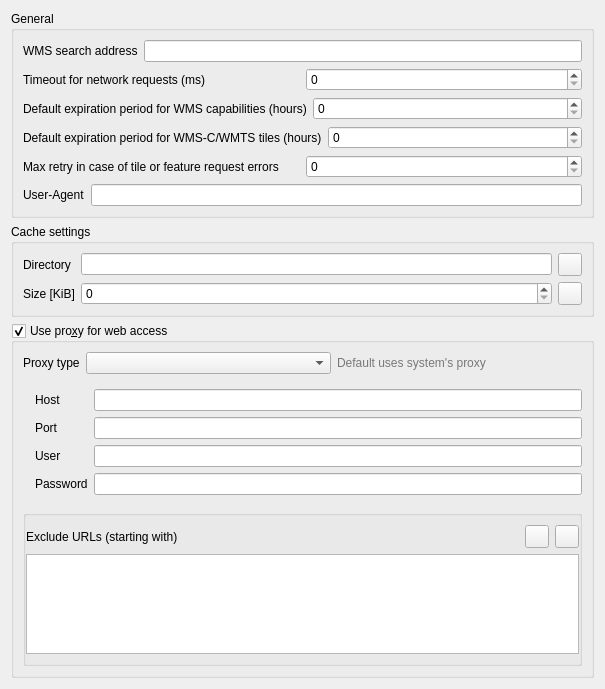
             <widget class="QWidget" name="mOptionsScrollAreaContents_10">
              <property name="geometry">
               <rect>
                <x>0</x>
                <y>0</y>
                <width>605</width>
                <height>689</height>
               </rect>
              </property>
              <layout class="QVBoxLayout" name="verticalLayout_33">
               <item>
                <widget class="QGroupBox" name="groupBox_20">
                 <property name="title">
                  <string>General</string>
                 </property>
                 <layout class="QVBoxLayout" name="verticalLayout_34">
                  <item>
                   <layout class="QHBoxLayout" name="horizontalLayout_2">
                    <item>
                     <widget class="QLabel" name="label_9">
                      <property name="text">
                       <string>WMS search address</string>
                      </property>
                     </widget>
                    </item>
                    <item>
                     <widget class="QLineEdit" name="leWmsSearch"/>
                    </item>
                   </layout>
                  </item>
                  <item>
                   <layout class="QHBoxLayout" name="horizontalLayout_11">
                    <item>
                     <widget class="QLabel" name="mNetworkTimeoutLabel">
                      <property name="text">
                       <string>Timeout for network requests (ms)</string>
                      </property>
                     </widget>
                    </item>
                    <item>
                     <widget class="QSpinBox" name="mNetworkTimeoutSpinBox">
                      <property name="maximum">
                       <number>100000000</number>
                      </property>
                     </widget>
                    </item>
                   </layout>
                  </item>
                  <item>
                   <layout class="QHBoxLayout" name="horizontalLayout_40">
                    <item>
                     <widget class="QLabel" name="label_45">
                      <property name="text">
                       <string>Default expiration period for WMS capabilities (hours)</string>
                      </property>
                     </widget>
                    </item>
                    <item>
                     <widget class="QSpinBox" name="mDefaultCapabilitiesExpirySpinBox">
                      <property name="maximum">
                       <number>100000000</number>
                      </property>
                     </widget>
                    </item>
                   </layout>
                  </item>
                  <item>
                   <layout class="QHBoxLayout" name="horizontalLayout_17">
                    <item>
                     <widget class="QLabel" name="label_32">
                      <property name="text">
                       <string>Default expiration period for WMS-C/WMTS tiles (hours)</string>
                      </property>
                     </widget>
                    </item>
                    <item>
                     <widget class="QSpinBox" name="mDefaultTileExpirySpinBox">
                      <property name="maximum">
                       <number>100000000</number>
                      </property>
                     </widget>
                    </item>
                   </layout>
                  </item>
                  <item>
                   <layout class="QHBoxLayout" name="horizontalLayout_33">
                    <item>
                     <widget class="QLabel" name="label_57">
                      <property name="text">
                       <string>Max retry in case of tile or feature request errors</string>
                      </property>
                     </widget>
                    </item>
                    <item>
                     <widget class="QSpinBox" name="mDefaultTileMaxRetrySpinBox">
                      <property name="maximum">
                       <number>100000000</number>
                      </property>
                     </widget>
                    </item>
                   </layout>
                  </item>
                  <item>
                   <layout class="QHBoxLayout" name="horizontalLayout_35">
                    <item>
                     <widget class="QLabel" name="lblUserAgent">
                      <property name="text">
                       <string>User-Agent</string>
                      </property>
                     </widget>
                    </item>
                    <item>
                     <widget class="QLineEdit" name="leUserAgent"/>
                    </item>
                   </layout>
                  </item>
                 </layout>
                </widget>
               </item>
               <item>
                <widget class="QGroupBox" name="grpCache">
                 <property name="title">
                  <string>Cache settings</string>
                 </property>
                 <layout class="QGridLayout" name="gridLayout_2">
                  <item row="0" column="0">
                   <widget class="QLabel" name="label_10">
                    <property name="text">
                     <string>Directory</string>
                    </property>
                   </widget>
                  </item>
                  <item row="0" column="1">
                   <widget class="QLineEdit" name="mCacheDirectory"/>
                  </item>
                  <item row="0" column="2">
                   <widget class="QToolButton" name="mBrowseCacheDirectory">
                    <property name="toolTip">
                     <string>Select folder</string>
                    </property>
                    <property name="text">
                     <string/>
                    </property>
                    <property name="icon">
                     <iconset resource="../../images/images.qrc">
                      <normaloff>:/images/themes/default/mActionFileOpen.svg</normaloff>:/images/themes/default/mActionFileOpen.svg</iconset>
                    </property>
                   </widget>
                  </item>
                  <item row="2" column="0">
                   <widget class="QLabel" name="label_11">
                    <property name="text">
                     <string>Size [KiB]</string>
                    </property>
                   </widget>
                  </item>
                  <item row="2" column="1">
                   <widget class="QSpinBox" name="mCacheSize"/>
                  </item>
                  <item row="2" column="2">
                   <widget class="QToolButton" name="mClearCache">
                    <property name="toolTip">
                     <string>Clear</string>
                    </property>
                    <property name="text">
                     <string/>
                    </property>
                    <property name="icon">
                     <iconset resource="../../images/images.qrc">
                      <normaloff>:/images/themes/default/mActionUndo.svg</normaloff>:/images/themes/default/mActionUndo.svg</iconset>
                    </property>
                   </widget>
                  </item>
                 </layout>
                </widget>
               </item>
               <item>
                <widget class="QgsCollapsibleGroupBox" name="grpProxy">
                 <property name="title">
                  <string>Use pro&amp;xy for web access</string>
                 </property>
                 <property name="flat">
                  <bool>false</bool>
                 </property>
                 <property name="checkable">
                  <bool>true</bool>
                 </property>
                 <property name="collapsed" stdset="0">
                  <bool>false</bool>
                 </property>
                 <property name="saveCollapsedState" stdset="0">
                  <bool>true</bool>
                 </property>
                 <layout class="QGridLayout" name="gridLayout_1">
                  <item row="0" column="0" colspan="5">
                   <layout class="QGridLayout" name="gridLayout_17">
                    <item row="0" column="1">
                     <widget class="QComboBox" name="mProxyTypeComboBox"/>
                    </item>
                    <item row="0" column="0">
                     <widget class="QLabel" name="mTypeLabel">
                      <property name="sizePolicy">
                       <sizepolicy hsizetype="Maximum" vsizetype="Preferred">
                        <horstretch>0</horstretch>
                        <verstretch>0</verstretch>
                       </sizepolicy>
                      </property>
                      <property name="text">
                       <string>Proxy type</string>
                      </property>
                     </widget>
                    </item>
                    <item row="0" column="2">
                     <widget class="QLabel" name="label_41">
                      <property name="styleSheet">
                       <string notr="true">QLabel {color: rgb(120, 120, 120);}</string>
                      </property>
                      <property name="text">
                       <string>Default uses system's proxy</string>
                      </property>
                     </widget>
                    </item>
                    <item row="1" column="0" colspan="3">
                     <widget class="QFrame" name="frameManualProxy">
                      <property name="frameShape">
                       <enum>QFrame::NoFrame</enum>
                      </property>
                      <property name="frameShadow">
                       <enum>QFrame::Raised</enum>
                      </property>
                      <layout class="QGridLayout" name="gridLayout_18">
                       <property name="leftMargin">
                        <number>0</number>
                       </property>
                       <property name="rightMargin">
                        <number>0</number>
                       </property>
                       <item row="2" column="2">
                        <widget class="QLineEdit" name="leProxyUser">
                         <property name="toolTip">
                          <string>Leave this blank if no proxy username / password are required</string>
                         </property>
                        </widget>
                       </item>
                       <item row="3" column="2">
                        <widget class="QLineEdit" name="leProxyPassword">
                         <property name="toolTip">
                          <string>Leave this blank if no proxy username / password are required</string>
                         </property>
                         <property name="echoMode">
                          <enum>QLineEdit::Password</enum>
                         </property>
                        </widget>
                       </item>
                       <item row="2" column="1">
                        <widget class="QLabel" name="lblUser">
                         <property name="text">
                          <string>User</string>
                         </property>
                        </widget>
                       </item>
                       <item row="3" column="1">
                        <widget class="QLabel" name="lblPassword">
                         <property name="text">
                          <string>Password</string>
                         </property>
                        </widget>
                       </item>
                       <item row="0" column="2">
                        <widget class="QLineEdit" name="leProxyHost"/>
                       </item>
                       <item row="1" column="1">
                        <widget class="QLabel" name="lblProxyPort">
                         <property name="text">
                          <string>Port</string>
                         </property>
                        </widget>
                       </item>
                       <item row="1" column="2">
                        <widget class="QLineEdit" name="leProxyPort"/>
                       </item>
                       <item row="0" column="1">
                        <widget class="QLabel" name="lblProxyHost">
                         <property name="text">
                          <string>Host</string>
                         </property>
                        </widget>
                       </item>
                       <item row="1" column="0">
                        <spacer name="horizontalSpacer_27">
                         <property name="orientation">
                          <enum>Qt::Horizontal</enum>
                         </property>
                         <property name="sizeType">
                          <enum>QSizePolicy::Fixed</enum>
                         </property>
                         <property name="sizeHint" stdset="0">
                          <size>
                           <width>12</width>
                           <height>20</height>
                          </size>
                         </property>
                        </spacer>
                       </item>
                      </layout>
                     </widget>
                    </item>
                   </layout>
                  </item>
                  <item row="7" column="0" rowspan="2" colspan="5">
                   <widget class="QGroupBox" name="grpUrlExclude">
                    <property name="title">
                     <string/>
                    </property>
                    <property name="flat">
                     <bool>true</bool>
                    </property>
                    <layout class="QGridLayout" name="gridLayout_5">
                     <property name="leftMargin">
                      <number>0</number>
                     </property>
                     <property name="rightMargin">
                      <number>0</number>
                     </property>
                     <item row="2" column="3">
                      <widget class="QToolButton" name="mRemoveUrlPushButton">
                       <property name="toolTip">
                        <string>Remove selected URL</string>
                       </property>
                       <property name="text">
                        <string/>
                       </property>
                       <property name="icon">
                        <iconset resource="../../images/images.qrc">
                         <normaloff>:/images/themes/default/symbologyRemove.svg</normaloff>:/images/themes/default/symbologyRemove.svg</iconset>
                       </property>
                      </widget>
                     </item>
                     <item row="2" column="2">
                      <widget class="QToolButton" name="mAddUrlPushButton">
                       <property name="toolTip">
                        <string>Add URL to exclude</string>
                       </property>
                       <property name="text">
                        <string/>
                       </property>
                       <property name="icon">
                        <iconset resource="../../images/images.qrc">
                         <normaloff>:/images/themes/default/symbologyAdd.svg</normaloff>:/images/themes/default/symbologyAdd.svg</iconset>
                       </property>
                      </widget>
                     </item>
                     <item row="2" column="0">
                      <widget class="QLabel" name="label_47">
                       <property name="text">
                        <string>Exclude URLs (starting with)</string>
                       </property>
                      </widget>
                     </item>
                     <item row="2" column="1">
                      <spacer name="horizontalSpacer">
                       <property name="orientation">
                        <enum>Qt::Horizontal</enum>
                       </property>
                       <property name="sizeHint" stdset="0">
                        <size>
                         <width>40</width>
                         <height>20</height>
                        </size>
                       </property>
                      </spacer>
                     </item>
                     <item row="3" column="0" colspan="4">
                      <widget class="QListWidget" name="mExcludeUrlListWidget"/>
                     </item>
                    </layout>
                   </widget>
                  </item>
                 </layout>
                </widget>
               </item>
               <item>
                <spacer name="verticalSpacer_9">
                 <property name="orientation">
                  <enum>Qt::Vertical</enum>
                 </property>
                 <property name="sizeHint" stdset="0">
                  <size>
                   <width>20</width>
                   <height>40</height>
                  </size>
                 </property>
                </spacer>
               </item>
              </layout>
             </widget>
